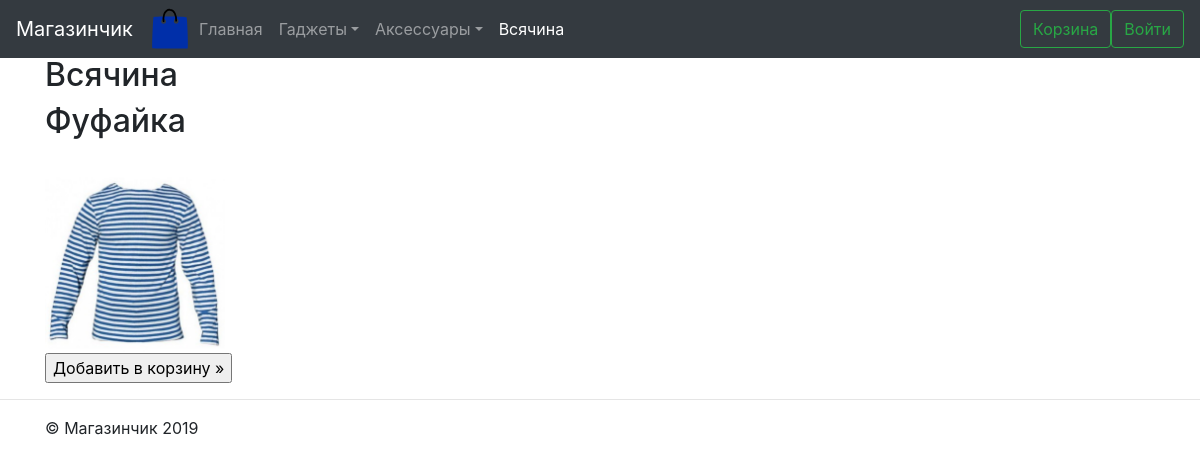
The app's page /different/ with its own data.
### shop/models.py (models this page shows, shortened)
class Catalog(models.Model):
    number = models.IntegerField()
    title = models.CharField(
        max_length=50
    )
    short_name = models.CharField(
        max_length=15,
        unique=True
    )
    class Meta:
        verbose_name = 'Каталог'
        verbose_name_plural = 'Каталоги'
    def __str__(self):
        return f'{self.title}'

class Product(models.Model):
    name = models.CharField(
        max_length=100
    )
    img = models.ImageField(
        upload_to='media'
    )
    body = models.TextField()
    short_name = models.CharField(
        max_length=15,
        unique=True
    )
    categories = models.ForeignKey(
        Categories,
        null=True,
        blank=True,
        on_delete=models.CASCADE
    )
    catalog = models.ForeignKey(
        Catalog,
        null=True,
        blank=True,
        on_delete=models.CASCADE
    )
    class Meta:
        verbose_name = 'Товар'
        verbose_name_plural = 'Товары'

### shop/views.py (the view)
# urls.py: url(r'^(?P<short_name>[\w-]+)/$', show_page, name='short_name'),
def show_page(request, short_name):
    context = {}
    context['catalog_list'] = Catalog.objects.order_by('number')
    context['categories_list'] = Categories.objects.order_by('title').prefetch_related('catalog')
    context['products_list'] = Product.objects.order_by('name').prefetch_related('categories')
    for item in context['catalog_list']:
        if short_name == item.short_name:
            context['item'] = item
            context['name'] = item.title
            if not item.categories_set.all():
                if item.product_set.all():
                    template = 'shop/catalog.html'
                    context['product_list'] = item.product_set.all()
                else:
                    template = 'shop/empty_section.html'
    for item in context['categories_list']:
        if short_name == item.short_name:
            context['name'] = item.catalog.title
            if item.product_set.all():
                template = 'shop/categories.html'
                context['item'] = item
                count = 3
                page_num = int(request.GET.get('page', 1))
                paginator = Paginator(item.product_set.all(), count)
                page = paginator.get_page(page_num)
                data = page.object_list
                prev_page = urlencode({'page': page_num - 1})
                if page.has_previous():
                    prev_page_url = reverse('short_name', args=[item.short_name]) + f'?{prev_page}'
                else:
                    prev_page_url = None
                next_page = urlencode({'page': page_num + 1})
                if page.has_next():
                    next_page_url = reverse('short_name', args=[item.short_name]) + f'?{next_page}'
                else:
                    next_page_url = None
                context['products'] = data
                context['current_page'] = page_num
                context['prev_page_url'] = prev_page_url
                context['next_page_url'] = next_page_url
            else:
                template = 'shop/empty_section.html'
    for item in context['products_list']:
        if short_name == item.short_name:
            if item.catalog:
                context['name'] = item.catalog.title
            else:
                context['name'] = item.categories.catalog.title
            template = 'shop/phone.html'
            context['item'] = item
            if request.method == 'POST':
                form = ReviewForm(request.POST)
                if form.is_valid():
                    review = form.save(commit=False)
                    review.product_id = item.id
                    review.save()
                    return HttpResponseRedirect(reverse('short_name', args=[item.short_name]))
            else:
                form = ReviewForm()
            context['reviews'] = Review.objects.filter(product=item)
            context['form'] = form
    return render(request, template, context)

### shop/models.py (called while the page is built)
    def __str__(self):
        return f'{self.title}'

### templates/shop/catalog.html
{% extends "base.html" %}
{% load static %}
{% block content %}
<main role="main">
  <div class="container">
    <h2>{{ item.title }}</h2>
    <div class="row">
      {% for product in product_list %}
        <div class="col-md-4">
          <h2>{{ product.name }}</h2>
          <br><a href="{% url 'short_name' product.short_name %}">
          <img src="{{ MEDIA_URL }}{{ product.img.url }}" width="180"></a>
          {% if user.is_authenticated %}
            <form action="{% url 'cart_add' product.id %}" method="POST">
              {% csrf_token %}
              <input type="submit" value="Добавить в корзину »"/>
            </form>
          {% else %}
            <input type="button" onclick="location.href='{% url 'login' %}';" value="Добавить в корзину »"/>
          {% endif %}
        </div>
      {% endfor %}
    </div>
  </div>
</main>
{% endblock %}

### templates/base.html (shortened to what this page needs)
<!DOCTYPE html>{% load static %}
<html lang="en" >
<head>
  <link rel="stylesheet" href="{% static 'bootstrap.min.css' %}">
  <link rel="stylesheet" href="{% static 'main.css' %}">
</head>
<body class="" data-gr-c-s-loaded="true">
<nav class="navbar navbar-expand-md navbar-dark fixed-top bg-dark">
  <a class="navbar-brand" href="{% url 'home' %}">Магазинчик</a>
  <img src="{% static 'logo.svg' %}" alt="" width="42" height="42">
  <div class="collapse navbar-collapse" id="navbarsExampleDefault">
    <ul class="navbar-nav mr-auto">
      {% for catalog in catalog_list %}
        {% if catalog.categories_set.all %}
          {% if catalog.title == name %}
            <li class="nav-item active dropdown">
              <a class="nav-link dropdown-toggle" href="#" id="dropdown01"
                data-toggle="dropdown" aria-haspopup="true" aria-expanded="false">
                {{ catalog }}</a>
              <div class="dropdown-menu" aria-labelledby="dropdown01">
                {% for categories in catalog.categories_set.all %}
                    <a class="dropdown-item" href="{% url 'short_name' categories.short_name %}">
                      {{ categories }}</a>
                {% endfor %}
              </div>
            </li>
          {% else %}
            <li class="nav-item dropdown">
              <a class="nav-link dropdown-toggle" href="#" id="dropdown02"
                data-toggle="dropdown" aria-haspopup="true" aria-expanded="false">
                {{ catalog }}</a>
            </li>
          {% endif %}
        {% else %}
          {% if catalog.title == "Главная" %}
            {% if name == 'home' %}
              <li class="nav-item active">
                <a class="nav-link" href="{% url 'home' %}">
                  {{ catalog }}</a>
              </li>
            {% else %}
              <li class="nav-item">
                <a class="nav-link" href="{% url 'home' %}">
                  {{ catalog }}</a>
              </li>
            {% endif %}
          {% else %}
            {% if catalog.title == name %}
              <li class="nav-item active">
                <a class="nav-link" href="{% url 'short_name' catalog.short_name %}">
                  {{ catalog }}</a>
              </li>
            {% else %}
              <li class="nav-item">
                <a class="nav-link" href="{% url 'short_name' catalog.short_name %}">
                  {{ catalog }}</a>
              </li>
            {% endif %}
          {% endif %}
        {% endif %}
      {% endfor%}
    </ul>
    {% if user.is_authenticated %}
      <a class="btn btn-outline-success my-2 my-sm-0" role="button"
         href="{% url 'cart_detail' %}">
        Корзина</a>
    {% else %}
      <a class="btn btn-outline-success my-2 my-sm-0" role="button"
         href="{% url 'login' %}">
        Корзина</a>
    {% endif %}
    {% if user.is_authenticated %}
      <p style="color:Green">{{ user }}</p>
      <a class="btn btn-outline-success my-2 my-sm-0" role="button"
         href="{% url 'logout' %}">Выйти</a>
    {% else %}
      <a class="btn btn-outline-success my-2 my-sm-0" role="button"
         href="{% url 'login' %}">
        Войти</a>
    {% endif %}
  </div>
</nav>
<body>
  {% block content %}
  {% endblock %}
</body>
<hr>
<footer class="container">
  <p>© Магазинчик 2019</p>
</footer>
</body>
</html>

### records on screen
Catalog: title "Главная"
Catalog: title "Гаджеты"
Catalog: title "Аксесcуары"
Catalog: title "Всячина"
Product: name "Фуфайка", img (picture)
